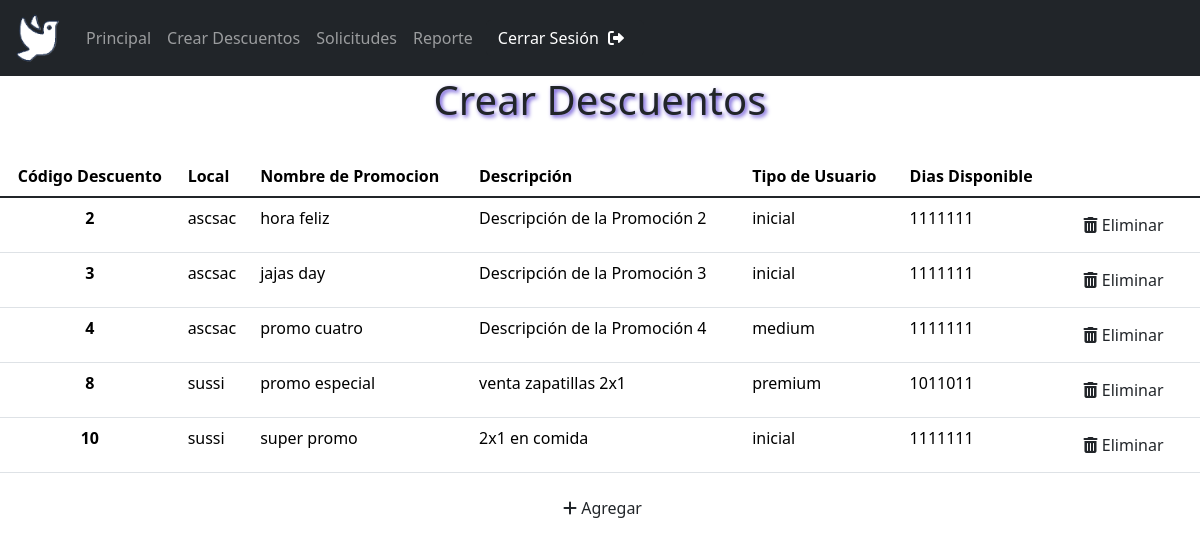
The page /PaginaDueños/CrearDescuentos.php (signed in) on the database its author committed.
### tables this page shows
CREATE TABLE `promociones` (
  `id` int(11) NOT NULL,
  `nombre` varchar(25) NOT NULL,
  `descripcion` text DEFAULT NULL,
  `categoriaMin` enum('inicial','medium','premium') NOT NULL,
  `diasValidos` varchar(7) NOT NULL COMMENT 'DLMMJVS\r\n(dias validos: 1)\r\n(dias no valid: 0)\r\n(de domingo a sabado)',
  `fechaDesde` date NOT NULL,
  `fechaHasta` date NOT NULL,
  `estadoPromo` enum('aprobada','pendiente','denegada') NOT NULL COMMENT '''aprobada'', ''pendiente'', ''denegada''',
  `codLocal` int(11) NOT NULL
);

CREATE TABLE `locales` (
  `id` int(11) NOT NULL,
  `nombre` varchar(255) NOT NULL,
  `descripcion` longtext NOT NULL,
  `imagen_url` longtext NOT NULL,
  `rubroLocal` varchar(20) NOT NULL,
  `ubicacionLocal` varchar(50) NOT NULL,
  `codUsuario` int(10) UNSIGNED NOT NULL,
  `estado` tinyint(1) NOT NULL COMMENT '1: activo\r\n0: dado de baja'
);

### PaginaDueños/CrearDescuentos.php (the view, shortened to what this page needs)
<?php
    include("../BasesDeDatos/UnicaBaseDeDatos.php");
?>
<!DOCTYPE html>
<html lang="es">
<head>
    <link rel="stylesheet" href="EstilosDeDueño.css">
    <link rel="stylesheet" href="https://cdn.jsdelivr.net/npm/sweetalert2@11/dist/sweetalert2.min.css">
    <link href="https://cdn.jsdelivr.net/npm/bootstrap@5.3.3/dist/css/bootstrap.min.css" rel="stylesheet">
    <link href="https://cdnjs.cloudflare.com/ajax/libs/font-awesome/6.0.0/css/all.min.css" rel="stylesheet">
</head>
<body>
    <?php
        include("headerDueños.php");
    ?>
    <h1 class="text-center" id="Titulos">Crear Descuentos</h1>
    <div class="conteiner">
        <table id="sinMargen" class="table">
            <thead>
                <tr>
                    <th scope="col" class="text-center">Código Descuento</th>
                    <th scope="col">Local</th>
                    <th scope="col">Nombre de Promocion</th>
                    <th scope="col">Descripción</th>
                    <th scope="col">Tipo de Usuario</th>
                    <th scope="col">Dias Disponible</th>
                    <th scope="col">&nbsp;</th>
                </tr>
            </thead>
            <tbody class="table-group-divider">
                <?php
                    $consulta = "SELECT * FROM registracion WHERE usuario = '".$_SESSION['usuario']."' ";
                    $resultado = mysqli_query($conn, $consulta);
                    $fila = mysqli_fetch_assoc($resultado);
                    $consulta2 = "SELECT * FROM locales WHERE codUsuario = '".$fila['codigo']."' ";
                    $resultado2 = mysqli_query($conn, $consulta2);
                    while ($fila2 = mysqli_fetch_assoc($resultado2)) {
                        $consulta3 = "SELECT * FROM promociones WHERE codLocal = '".$fila2['id']."' ";
                        $resultado3 = mysqli_query($conn, $consulta3);
                        $haypromociones = false;
                        while ($fila3 = mysqli_fetch_assoc($resultado3)) {
                            if ($fila3['estadoPromo'] == "aprobada") {
                                $haypromociones = true;
                                echo '<tr>
                                <th scope="row" class="text-center">'. $fila3['id'].'</th>
                                <td> '. $fila2['nombre'] .'</td>
                                <td> '. $fila3['nombre'] .'</td>
                                <td> '. $fila3['descripcion'] .'</td>
                                <td>'. $fila3['categoriaMin'] .'</td>
                                <td> '. $fila3['diasValidos'] .'</td>';
                                echo '<form action="'. htmlspecialchars($_SERVER['PHP_SELF']).'" method="post">
                                    <td><button id="botonCesto" type="submit" class="btn"  name="id" value="'. $fila3['id'].'" data-bs-toggle="modal"><i class="fas fa-trash-alt icono-rojo"></i> Eliminar</button></td>
                                </form>';
                                echo '</tr>';
                            }
                        }
                    } if(!$haypromociones) {
                        echo '<tr><td colspan="7" class="text-center">No hay promociones aceptadas</td></tr>';
                    }
                ?>
            </tbody>
                    </table>
                    <div class="contenedorBoton">
                        <a href="AgregarDescuentos.php" class="links"><button id="botonPlus" class="btn" ><i class="fas fa-plus iconoVerde"></i> Agregar</button></a>
                    </div>
                </div>
</body>
</html>

### PaginaDueños/EstilosDeDueño.css (style rules this page uses)
.conteiner { display: flex; margin:auto; margin-top: 2em; margin-bottom: 2em; align-items: center; justify-content: left; flex-direction: column; }
.links { text-decoration: none; color: black; }
#sinMargen { margin-bottom: 0; }
#botonCesto { transition: transform 0.5s ease-in; transition: background-color 0.5s ease-in; }
.contenedorBoton { display: flex; margin-top: 1em; margin-bottom: 1em; }
#botonPlus { transition: transform 0.5s ease-in; transition: background-color 0.5s ease-in; }
#Titulos { text-shadow: 2px 2px 4px #5f45d4; }

### PaginaDueños/headerDueños.php (style rules this page uses)
i { padding-left: 5px; }

### rows shown on the page
locales: nombre "ascsac"
promociones: id "2", nombre "hora feliz", descripcion "Descripción de la Promoción 2", categoriaMin "inicial", diasValidos "1111111"
promociones: id "3", nombre "jajas day", descripcion "Descripción de la Promoción 3", categoriaMin "inicial", diasValidos "1111111"
promociones: id "4", nombre "promo cuatro", descripcion "Descripción de la Promoción 4", categoriaMin "medium", diasValidos "1111111"
locales: nombre "sussi"
promociones: id "8", nombre "promo especial", descripcion "venta zapatillas 2x1", categoriaMin "premium", diasValidos "1011011"
promociones: id "10", nombre "super promo", descripcion "2x1 en comida", categoriaMin "inicial", diasValidos "1111111"
